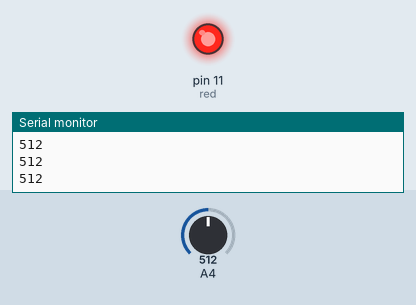
Simulated run of this sketch. Board: Arduino Uno, built with avr-gcc and run on an emulated ATmega328P. Parts: output pins drawn as LEDs (lit = HIGH), the last lines printed to the serial monitor. Inputs (shaded band) come from the test bench; at power-on: A4 = 512.

Above: at 1.2 s.
1.3 s: A4 set to 98
2.8 s: A4 set to 81
At 3.4 s:
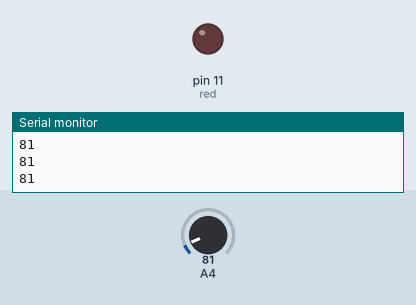
4.3 s: A4 set to 100
At 5.5 s:
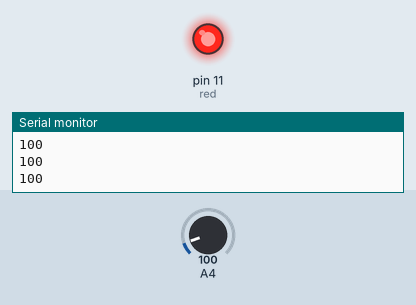
5.8 s: A4 set to 80
At 6.9 s:
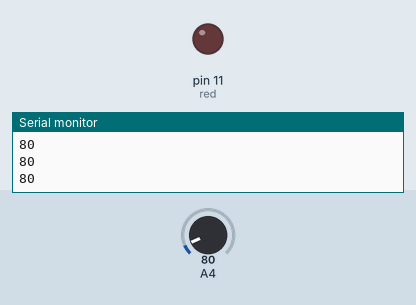
Timing chart, 0 to 8.3 s (numbered marks = the images above; inputs shaded):
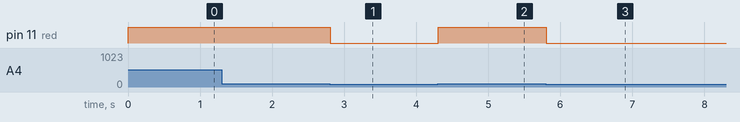

The sketch:

THERMISTER.ino
```cpp
const int red=11;
void setup()
{
  // put your setup code here, to run once:
  Serial.begin(9600);
  pinMode(red,OUTPUT);
}

void loop()
{
  // put your main code here, to run repeatedly:
  int temp=analogRead(A4);
  Serial.println(temp);
  if(temp>90)
  {
    digitalWrite(red,HIGH);
  }
  else
  {
  digitalWrite(red,LOW);
  }
}
```

Measured:
- the behaviour switches between 91 and 90 on A4 (found by bisection; images 0 and 1)
- after the input at 2.8 s, pin 11 (red): HIGH → LOW at once
- after the input at 4.3 s, pin 11 (red): LOW → HIGH at once
- after the input at 5.8 s, pin 11 (red): HIGH → LOW at once
